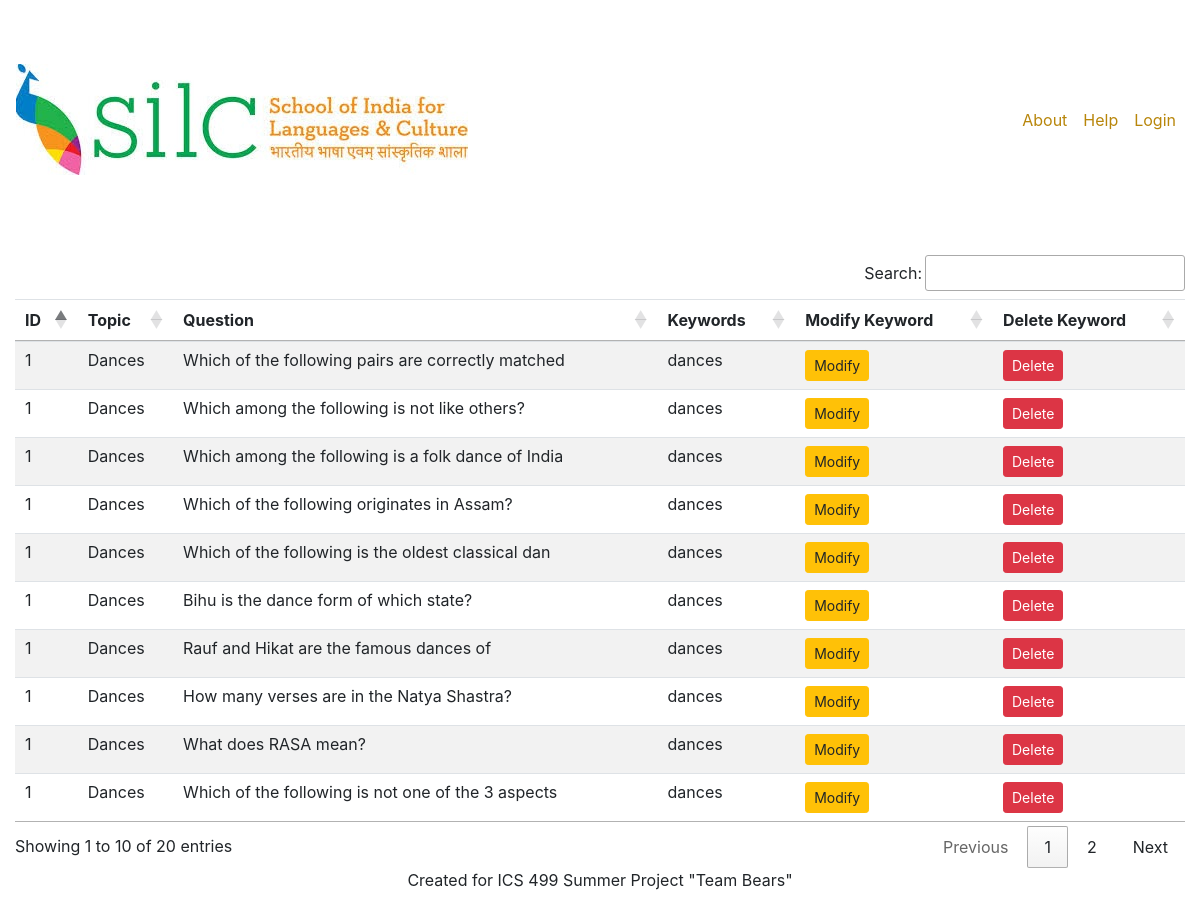
/questions_for_keyword.php?keyword=1, run on the app's committed database.
### tables this page shows
CREATE TABLE `questions` (
  `id` int(11) NOT NULL,
  `topic` varchar(75) NOT NULL,
  `question` varchar(100) NOT NULL,
  `choice_1` varchar(75) NOT NULL,
  `choice_2` varchar(75) NOT NULL,
  `choice_3` varchar(75) NOT NULL,
  `choice_4` varchar(75) NOT NULL,
  `answer` varchar(75) NOT NULL,
  `image_name` varchar(75) NOT NULL
);

CREATE TABLE `keywords` (
    `id` int(11) NOT NULL,
    `keyword` varchar(30) NOT NULL
);

### questions_for_keyword.php (the view, shortened to what this page needs)
<?php
require 'db_configuration.php';
if (isset($_GET['keyword'])) {
    $keywordID = $_GET['keyword'];
$questionQuery = "SELECT q.*, k.*
                  FROM questions q
                  JOIN question_keywords qk ON q.id = qk.question_id
                  JOIN keywords k ON qk.keyword_id = k.id
                  WHERE qk.keyword_id = '$keywordID'";
$questionsResult = mysqli_query($db, $questionQuery);
} else {
    header("Location: keywords_list.php");
    exit();
}
?>
<?php include('header.php'); ?>
<br><br>
<div class="container-fluid">
    <div id="customerTableView">
        <table class="table table-striped" id="ceremoniesTable">
            <div class="table responsive">
                <thead>
                <tr>
                    <th>ID</th>
                    <th>Topic</th>
                    <th>Question</th>
                    <th>Keywords</th>
                    <th>Modify Keyword</th>
                    <th>Delete Keyword</th>
                </tr>
                </thead>
                <tbody>
                <?php
                if ($questionsResult) {
                    if ($questionsResult->num_rows > 0){
                        while ($row = $questionsResult->fetch_assoc()){
                            echo '<tr>
                            <td>'.$row["id"].' </td>
                            <td>'.$row["topic"].' </span> </td>
                            <td>'.$row["question"].'</td>
                            <td>'.$row["keyword"].'</td>
                            <td><a class="btn btn-warning btn-sm" href="modifyKeyword.php?keyword='.$row["keyword"].'">Modify</a></td>
                            <td><a class="btn btn-danger btn-sm" href="deleteKeyword.php?keyword='.$row["keyword"].'">Delete</a></td>
                            </tr>';
                        }
                    } else {
                        echo '<p>No questions found related to this keyword.</p>';
                    }
                } else {
                    echo '<p>Error: Failed to retrieve questions.</p>';
                }
                ?>
                </tbody>
            </div>
        </table>
    </div>
</div>
<footer class="page-footer text-center">
    <p>Created for ICS 499 Summer Project "Team Bears"</p>
</footer>
</body>
</html>

### CSS/publishersdb.css (style rules this page uses)
body { padding-top: 54px; }
@media (min-width: 992px) { body { padding-top: 56px; } }
#customerTableView { display: block; }

### data on the page
questions: keywords.id "1", topic "Dances", question "Which of the following pairs are correctly matched", keywords.keyword "dances"
questions: keywords.id "1", topic "Dances", question "Which among the following is not like others?", keywords.keyword "dances"
questions: keywords.id "1", topic "Dances", question "Which among the following is a folk dance of India", keywords.keyword "dances"
questions: keywords.id "1", topic "Dances", question "Which of the following originates in Assam?", keywords.keyword "dances"
questions: keywords.id "1", topic "Dances", question "Which of the following is the oldest classical dan", keywords.keyword "dances"
questions: keywords.id "1", topic "Dances", question "Bihu is the dance form of which state?", keywords.keyword "dances"
questions: keywords.id "1", topic "Dances", question "Rauf and Hikat are the famous dances of", keywords.keyword "dances"
questions: keywords.id "1", topic "Dances", question "How many verses are in the Natya Shastra?", keywords.keyword "dances"
questions: keywords.id "1", topic "Dances", question "What does RASA mean?", keywords.keyword "dances"
questions: keywords.id "1", topic "Dances", question "Which of the following is not one of the 3 aspects", keywords.keyword "dances"
